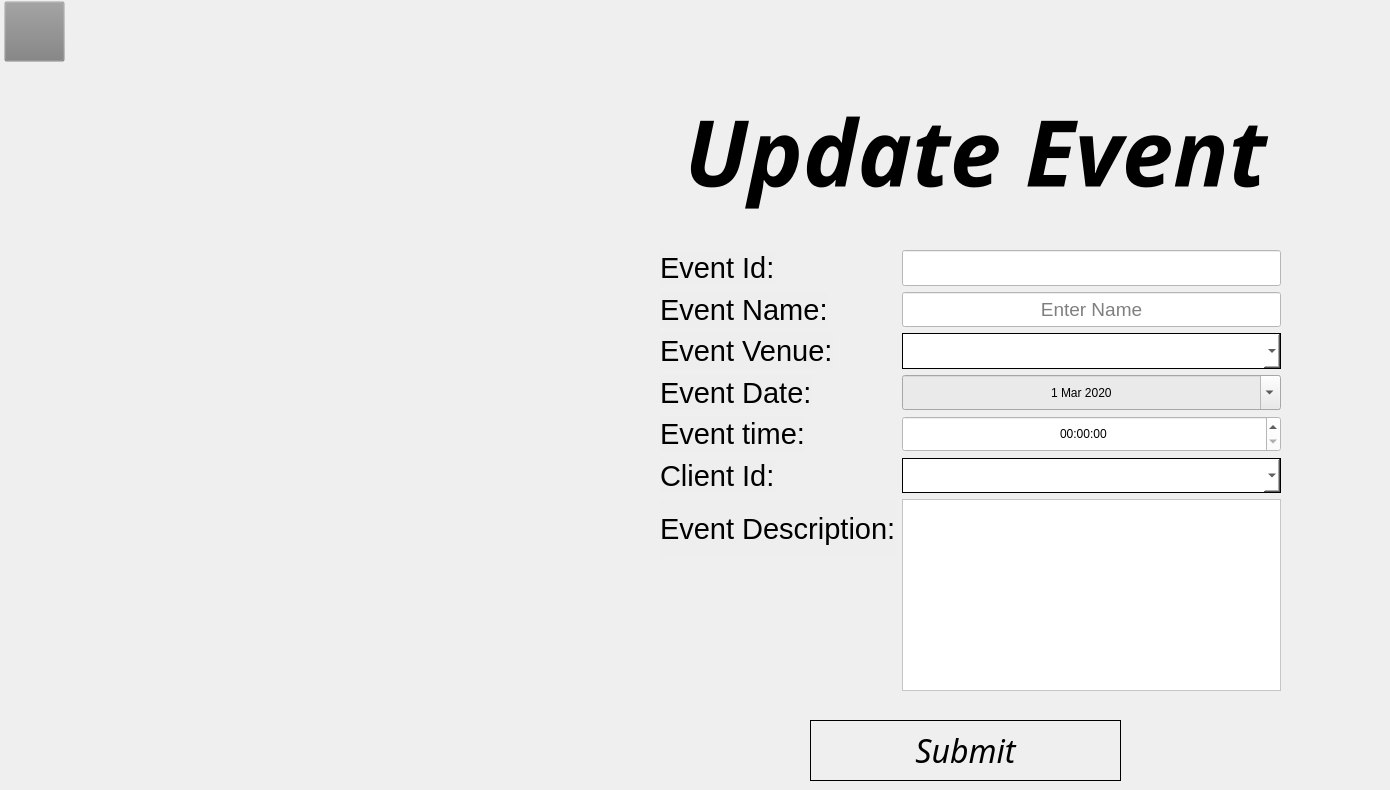
    <widget class="QWidget" name="UPDATEformforEvent">
     <widget class="QPushButton" name="update_backbutton">
      <property name="geometry">
       <rect>
        <x>4</x>
        <y>1</y>
        <width>61</width>
        <height>61</height>
       </rect>
      </property>
      <property name="styleSheet">
       <string notr="true">
background-color: rgb(128, 128, 128, 0.01);
border-image: url(:/back-button.png);</string>
      </property>
      <property name="text">
       <string/>
      </property>
     </widget>
     <widget class="QLabel" name="label_165">
      <property name="geometry">
       <rect>
        <x>570</x>
        <y>90</y>
        <width>811</width>
        <height>121</height>
       </rect>
      </property>
      <property name="font">
       <font>
        <family>JasmineUPC</family>
        <pointsize>69</pointsize>
        <weight>75</weight>
        <italic>true</italic>
        <bold>true</bold>
       </font>
      </property>
      <property name="styleSheet">
       <string notr="true">background-color: rgb(128, 128, 128, 0.001);</string>
      </property>
      <property name="text">
       <string>Update Event</string>
      </property>
      <property name="alignment">
       <set>Qt::AlignCenter</set>
      </property>
     </widget>
     <widget class="QPushButton" name="Event_submit_2">
      <property name="geometry">
       <rect>
        <x>810</x>
        <y>720</y>
        <width>311</width>
        <height>61</height>
       </rect>
      </property>
      <property name="font">
       <font>
        <family>Poppins</family>
        <pointsize>24</pointsize>
        <weight>50</weight>
        <italic>true</italic>
        <bold>false</bold>
       </font>
      </property>
      <property name="styleSheet">
       <string notr="true">border:1px solid black</string>
      </property>
      <property name="text">
       <string>Submit</string>
      </property>
     </widget>
     <widget class="QWidget" name="layoutWidget">
      <property name="geometry">
       <rect>
        <x>660</x>
        <y>250</y>
        <width>621</width>
        <height>441</height>
       </rect>
      </property>
      <layout class="QFormLayout" name="formLayout_9">
       <item row="0" column="0">
        <widget class="QLabel" name="label_99">
         <property name="font">
          <font>
           <pointsize>22</pointsize>
          </font>
         </property>
         <property name="styleSheet">
          <string notr="true">background-color:rgb(128,128,128,0.01);</string>
         </property>
         <property name="text">
          <string>Event Id:</string>
         </property>
        </widget>
       </item>
       <item row="0" column="1">
        <widget class="QLineEdit" name="lineEdit_eventid_2">
         <property name="enabled">
          <bool>false</bool>
         </property>
         <property name="sizePolicy">
          <sizepolicy hsizetype="Expanding" vsizetype="Expanding">
           <horstretch>0</horstretch>
           <verstretch>0</verstretch>
          </sizepolicy>
         </property>
         <property name="font">
          <font>
           <pointsize>14</pointsize>
          </font>
         </property>
         <property name="styleSheet">
          <string notr="true">
background-color: white;</string>
         </property>
         <property name="alignment">
          <set>Qt::AlignCenter</set>
         </property>
         <property name="placeholderText">
          <string/>
         </property>
        </widget>
       </item>
       <item row="1" column="0">
        <widget class="QLabel" name="label_100">
         <property name="font">
          <font>
           <pointsize>22</pointsize>
          </font>
         </property>
         <property name="styleSheet">
          <string notr="true">background-color:rgb(128,128,128,0.01);</string>
         </property>
         <property name="text">
          <string>Event Name:</string>
         </property>
        </widget>
       </item>
       <item row="1" column="1">
        <widget class="QLineEdit" name="lineEdit_9">
         <property name="sizePolicy">
          <sizepolicy hsizetype="Expanding" vsizetype="Expanding">
           <horstretch>0</horstretch>
           <verstretch>0</verstretch>
          </sizepolicy>
         </property>
         <property name="font">
          <font>
           <pointsize>14</pointsize>
          </font>
         </property>
         <property name="styleSheet">
          <string notr="true">
background-color: white;</string>
         </property>
         <property name="alignment">
          <set>Qt::AlignCenter</set>
         </property>
         <property name="placeholderText">
          <string>Enter Name</string>
         </property>
        </widget>
       </item>
       <item row="2" column="0">
        <widget class="QLabel" name="label_98">
         <property name="font">
          <font>
           <pointsize>22</pointsize>
          </font>
         </property>
         <property name="styleSheet">
          <string notr="true">background-color:rgb(128,128,128,0.01);</string>
         </property>
         <property name="text">
          <string>Event Venue:</string>
         </property>
        </widget>
       </item>
       <item row="2" column="1">
        <widget class="QComboBox" name="comboBox_venue_2">
         <property name="sizePolicy">
          <sizepolicy hsizetype="Preferred" vsizetype="Expanding">
           <horstretch>0</horstretch>
           <verstretch>0</verstretch>
          </sizepolicy>
         </property>
         <property name="styleSheet">
          <string notr="true">border:1px solid black;
background-color:white</string>
         </property>
        </widget>
       </item>
       <item row="3" column="0">
        <widget class="QLabel" name="label_97">
         <property name="font">
          <font>
           <pointsize>22</pointsize>
          </font>
         </property>
         <property name="styleSheet">
          <string notr="true">background-color:rgb(128,128,128,0.01);</string>
         </property>
         <property name="text">
          <string>Event Date:</string>
         </property>
        </widget>
       </item>
       <item row="3" column="1">
        <widget class="QDateEdit" name="dateEdit_2">
         <property name="sizePolicy">
          <sizepolicy hsizetype="Minimum" vsizetype="Expanding">
           <horstretch>0</horstretch>
           <verstretch>0</verstretch>
          </sizepolicy>
         </property>
         <property name="styleSheet">
          <string notr="true">background-color: rgb(234, 234, 234);
font: 10pt &quot;MS Shell Dlg 2&quot;;
</string>
         </property>
         <property name="alignment">
          <set>Qt::AlignCenter</set>
         </property>
         <property name="dateTime">
          <datetime>
           <hour>0</hour>
           <minute>0</minute>
           <second>0</second>
           <year>2020</year>
           <month>3</month>
           <day>1</day>
          </datetime>
         </property>
         <property name="calendarPopup">
          <bool>true</bool>
         </property>
        </widget>
       </item>
       <item row="4" column="0">
        <widget class="QLabel" name="label_152">
         <property name="font">
          <font>
           <pointsize>22</pointsize>
          </font>
         </property>
         <property name="styleSheet">
          <string notr="true">background-color:rgb(128,128,128,0.01);</string>
         </property>
         <property name="text">
          <string>Event time:</string>
         </property>
        </widget>
       </item>
       <item row="4" column="1">
        <widget class="QTimeEdit" name="timeEdit_2">
         <property name="sizePolicy">
          <sizepolicy hsizetype="Minimum" vsizetype="Expanding">
           <horstretch>0</horstretch>
           <verstretch>0</verstretch>
          </sizepolicy>
         </property>
         <property name="styleSheet">
          <string notr="true">background-color:white</string>
         </property>
         <property name="alignment">
          <set>Qt::AlignCenter</set>
         </property>
         <property name="dateTime">
          <datetime>
           <hour>0</hour>
           <minute>0</minute>
           <second>0</second>
           <year>2001</year>
           <month>1</month>
           <day>1</day>
          </datetime>
         </property>
         <property name="calendarPopup">
          <bool>false</bool>
         </property>
        </widget>
       </item>
       <item row="5" column="0">
        <widget class="QLabel" name="label_58">
         <property name="font">
          <font>
           <pointsize>22</pointsize>
          </font>
         </property>
         <property name="styleSheet">
          <string notr="true">background-color:rgb(128,128,128,0.01);</string>
         </property>
         <property name="text">
          <string>Client Id:</string>
         </property>
        </widget>
       </item>
       <item row="5" column="1">
        <widget class="QComboBox" name="comboBox_clientid_2">
         <property name="sizePolicy">
          <sizepolicy hsizetype="Preferred" vsizetype="Expanding">
           <horstretch>0</horstretch>
           <verstretch>0</verstretch>
          </sizepolicy>
         </property>
         <property name="styleSheet">
          <string notr="true">border:1px solid black;
background-color:white</string>
         </property>
        </widget>
       </item>
       <item row="6" column="0">
        <widget class="QLabel" name="label_59">
         <property name="font">
          <font>
           <pointsize>22</pointsize>
          </font>
         </property>
         <property name="styleSheet">
          <string notr="true">background-color:rgb(128,128,128,0.01);</string>
         </property>
         <property name="text">
          <string>Event Description:</string>
         </property>
        </widget>
       </item>
       <item row="6" column="1">
        <widget class="QPlainTextEdit" name="plainTextEdit_des_2">
         <property name="font">
          <font>
           <pointsize>13</pointsize>
          </font>
         </property>
         <property name="styleSheet">
          <string notr="true">background-color:white;</string>
         </property>
        </widget>
       </item>
      </layout>
     </widget>
    </widget>
